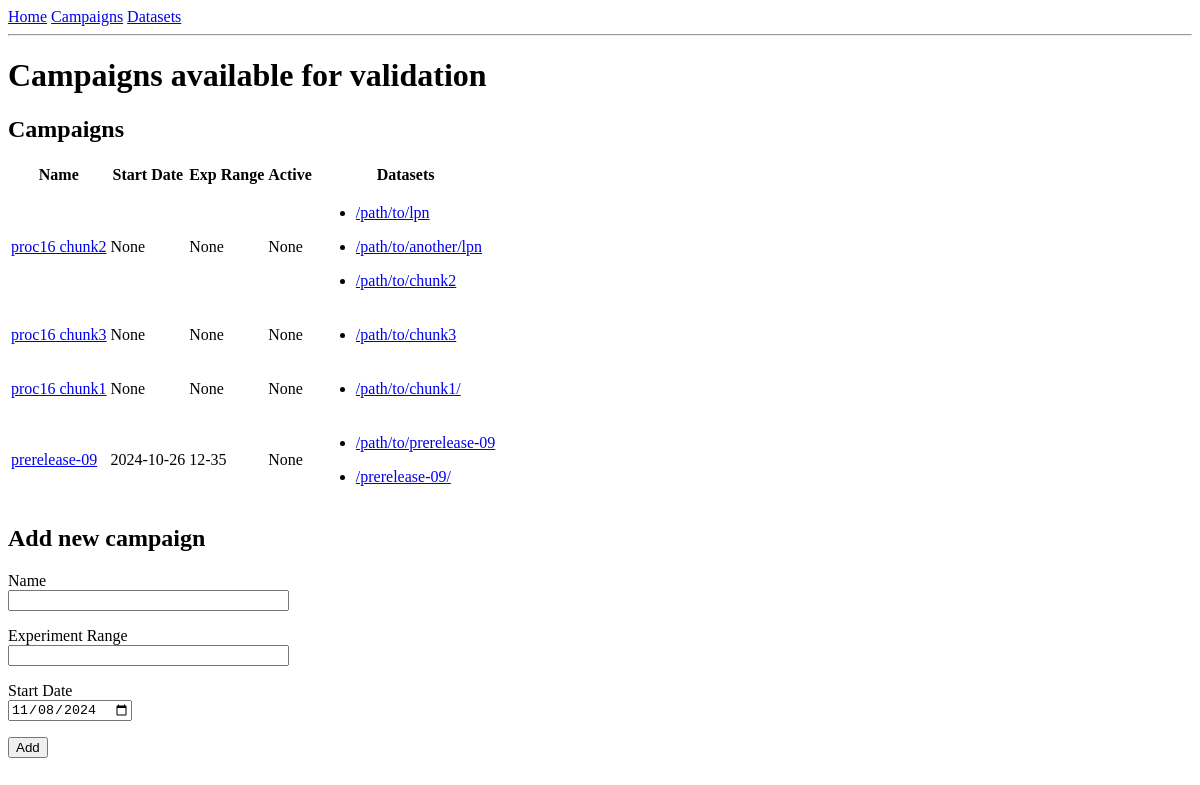
The page /campaigns on the database as committed earlier.
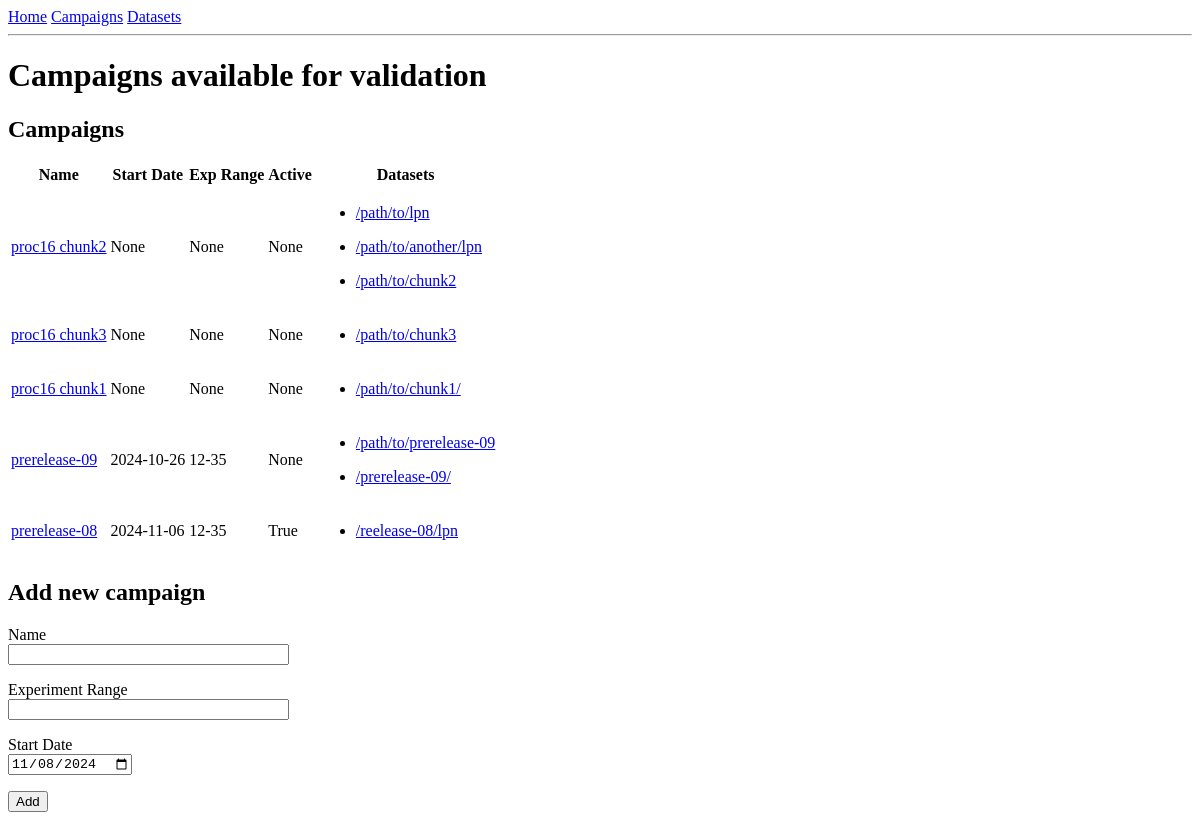
The same page on the database as committed later.
### app/models.py (models this page shows, shortened)
class Campaign(db.Model):
    __tablename__ = "Campaign"
    id = db.Column(db.Integer, primary_key=True)
    name = db.Column(db.String(20), unique = True)
    exp_range = db.Column(db.String(20))
    start_date = db.Column(db.Date, default=datetime.utcnow)
    active_campaign = db.Column(db.Boolean, default = True)
    datasets = db.relationship("Dataset", back_populates="campaign")

class Dataset(db.Model):
    __tablename__ = "Dataset"
    id = db.Column(db.Integer, primary_key = True)
    collection_lpn = db.Column(db.String(50), unique=True)
    date_added = db.Column(db.Date, default=datetime.utcnow)
    campaign_id = db.Column(db.Integer, db.ForeignKey("Campaign.id"))
    campaign = db.relationship("Campaign", back_populates='datasets')

### app/routes.py (the view, shortened to what this page needs)
@app.route("/campaigns/<id>")
@app.route("/campaigns", methods = ["GET", "POST"] )
def campaigns(id=None):
    form = AddCampaign()
    if id:
        campaigns = models.Campaign.query.filter_by(id=id).all()
        return render_template("campaigns.html", campaigns=campaigns, form=form, campaign_group=False)
    campaigns = models.Campaign.query.all()
    return render_template("campaigns.html", campaigns=campaigns, form=form, campaign_group=True)

### app/forms.py
class AddCampaign(FlaskForm):
    name = StringField('Name', validators=[DataRequired()])
    exp_range = StringField('Experiment Range', validators=[DataRequired()], description="Range of experiments")
    start_date = DateField('Start Date', default=datetime.utcnow )
    submit = SubmitField('Add')

### app/templates/campaigns.html (shortened to what this page needs)
{% extends "base.html" %}
{% block content %}
    <h1>Campaigns available for validation</h1>
   {% include "tables/campaign_table.html" %}
   {% if campaign_group %}
    <h2>Add new campaign</h2>
    <form action="" method="POST" novalidate>
        <p>
            {{ form.name.label }}<br>
            {{ form.name(size=32) }}<br>
        </p>
        <p>
            {{ form.exp_range.label }}<br>
            {{ form.exp_range(size=32) }}<br>
        </p>
        <p>
            {{ form.start_date.label }}<br>
            {{ form.start_date(size=32) }}<br>
            </p>
        <p>{{ form.submit() }}</p>
    </form>
    {% endif %}
{% endblock %}

### app/templates/tables/campaign_table.html
<h2>Campaigns</h2>
<table>
    <tr>
        <th>Name</th>
        <th>Start Date</th>
        <th>Exp Range</th>
        <th>Active</th>
        <th> Datasets </th>
    </tr>
    {% for campaign in campaigns %}
    <tr class="clickable-row">
        <td>
            <a href="{{ url_for('campaigns', id=campaign.id) }}">{{ campaign.name }}</a>
        </td>
        <td>
            {{ campaign.start_date}}
        </td>
        <td>
            {{ campaign.exp_range}}
        </td>
        <td>
            {{ campaign.active_campaign}}
        </td>
        <td>
            {% for dataset in campaign.datasets%}
                <ul>
                    <li>
                        <a href= {{ url_for('datasets', id=dataset.id)}}> {{ dataset.collection_lpn }}</a>
                    </li>
                </ul>
            {% endfor %}
        </td>
    </tr>
    {%  endfor %}
</table>

Rows that differ between the two databases and show on the page:
added Campaign: name "prerelease-08", start_date "2024-11-06", exp_range "12-35", active_campaign "True"
added Dataset: collection_lpn "/reelease-08/lpn", shown under "prerelease-08"
